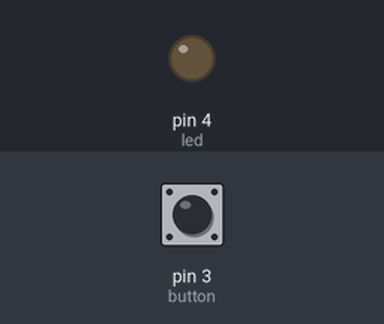
The sketch below on a simulated Arduino Uno, built with avr-gcc and run on an emulated ATmega328P. Parts: output pins drawn as LEDs (lit = HIGH). The test bench sets the inputs (shaded band); at power-on: pin 3 (button) LOW.

Above: at 1.2 s.
1.3 s: pin 3 (button) pulled HIGH for 0.15 s
At 1.37 s:
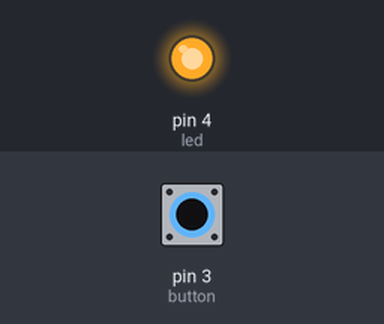
2.9 s: pin 3 (button) pulled HIGH for 3.2 s
At 7.2 s:
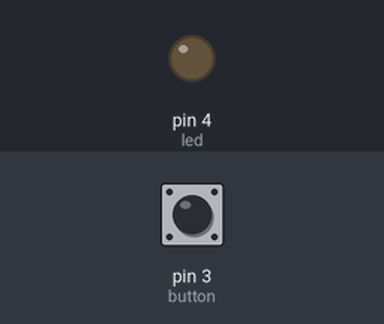
Timing chart, 0 to 8.7 s (numbered marks = the images above; inputs shaded):
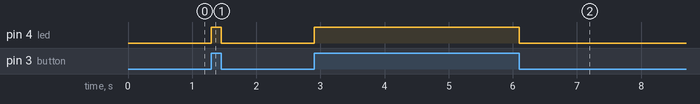

The sketch:

toggle.ino
```cpp
int led = 4;
int button = 3;
int mode = 0;
int oldButtonState = LOW;

void setup()
{
  pinMode(led, OUTPUT);
  pinMode(button, INPUT);
  attachInterrupt(digitalPinToInterrupt(button), interrupt, HIGH);
}

void loop()
{
  if (mode == 1) {
    digitalWrite(led, HIGH);
  } else
  {
    digitalWrite(led, LOW);
  }
}

void interrupt(void)
{
  int newButtonState = digitalRead(button);
  if (newButtonState == HIGH && oldButtonState == LOW)
  {
    mode = 1;
  }
  else
  {
    mode = 0;
  }
}
```

Measured:
- after the input at 1.3 s, pin 4 (led): LOW → HIGH at once, → LOW 0.15 s later
- after the input at 2.9 s, pin 4 (led): LOW → HIGH at once, → LOW 3.2 s later
